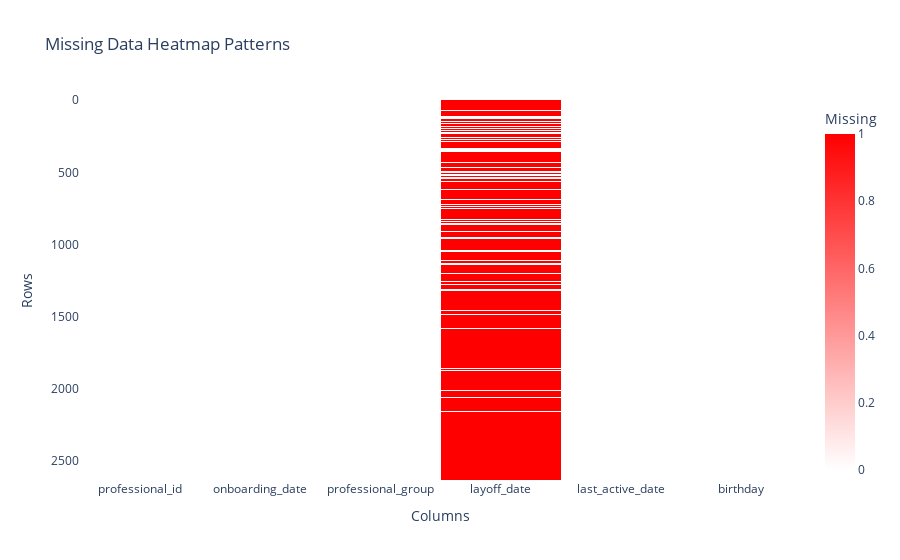

Notebook code for this chart:
### Code cell
plot_missing_data(df)

### Figure 1 — Plotly figure (JSON) as saved in the notebook; plotly's stock layout.template omitted (floating-point values rounded to 4 significant figures; data arrays with more than 128 entries replaced by an {"elided": "..."} marker saying what was removed)
{"data": [{"coloraxis": "coloraxis", "hovertemplate": "Columns: %{x}<br>Rows: %{y}<br>Missing: %{z}<extra></extra>", "name": "0", "showscale": false, "type": "heatmap", "x": ["professional_id", "onboarding_date", "professional_group", "layoff_date", "last_active_date", "birthday"], "xaxis": "x", "y": {"elided": "2630 int values"}, "yaxis": "y", "z": {"elided": "2630x6 int values"}}], "layout": {"coloraxis": {"colorbar": {"title": {"text": "Missing"}}, "colorscale": [[0, "white"], [1, "red"]]}, "title": {"text": "Missing Data Heatmap Patterns"}, "xaxis": {"anchor": "y", "domain": [0, 1], "title": {"text": "Columns"}}, "yaxis": {"anchor": "x", "autorange": "reversed", "domain": [0, 1], "title": {"text": "Rows"}}}}
